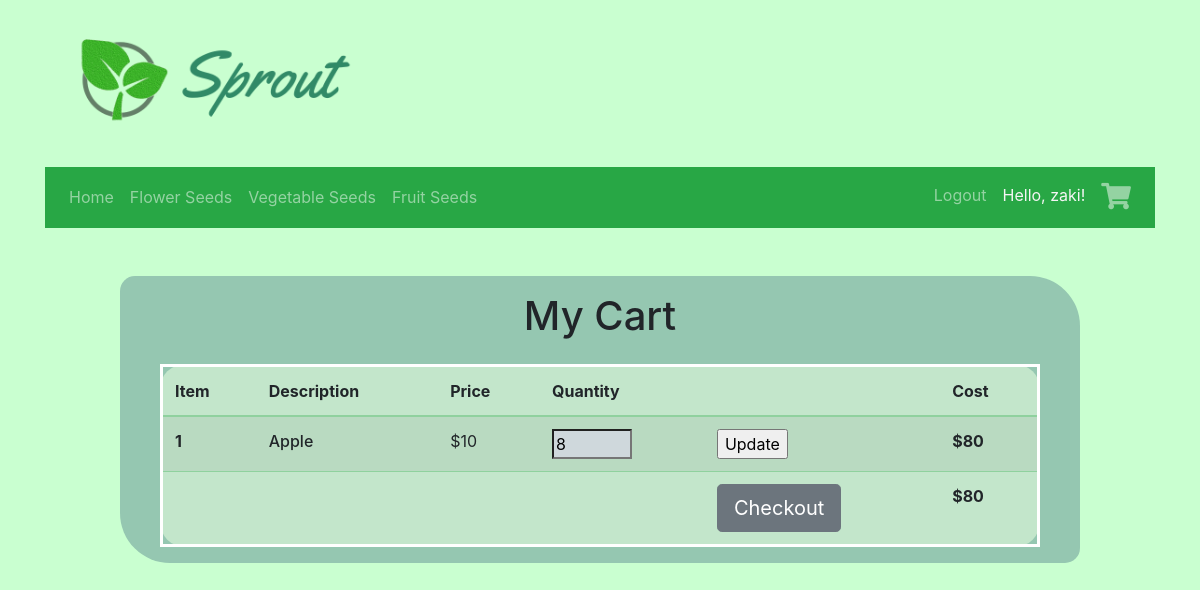
The app's page /get_cart (signed in), older data.
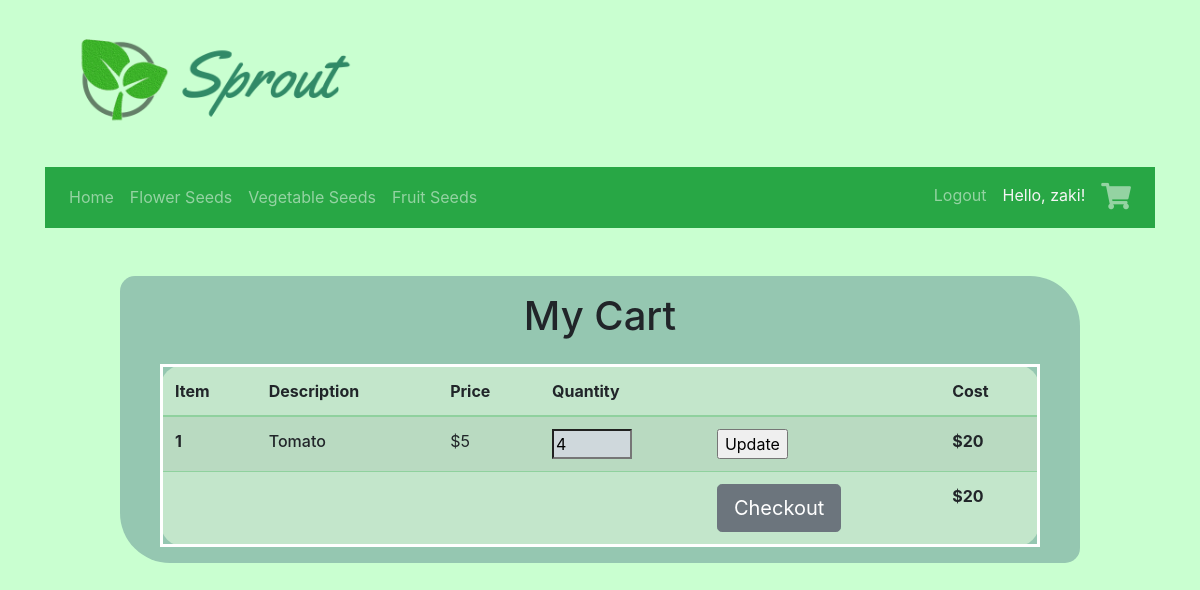
The same page, newer data.
### app/model/login.py (models this page shows, shortened)
class User(UserMixin, db.Model):
    id = db.Column(db.Integer, primary_key=True)
    username = db.Column(db.String(50), index=True, unique=True)
    email = db.Column(db.String(50), index=True, unique=True)
    password_hash = db.Column(db.String(90))
    def get(id):
        return db.session.query(User).filter(User.id == id).first()

### app/model/cart_item.py (models this page shows, shortened)
class CartItem(db.Model):
    seed_id = db.Column(db.Integer, db.ForeignKey('seed.id'), primary_key=True)
    user_id = db.Column(db.Integer, db.ForeignKey('user.id'), primary_key=True)
    quantity = db.Column(db.Integer, index=True)
    @staticmethod
    def get_for_user(user_id):
        items = db.session.query(CartItem.quantity, CartItem.seed_id, Seed.name, Seed.price).filter(CartItem.user_id == user_id).filter(CartItem.seed_id == Seed.id).all()
        '''
        result0 = []
        for i in range(len(items)):
            item = items[i]
            result.append({'quantity': item[0], 'name': item[1], 'price': item[2], 'cost': item[0]*item[2], 'n': i+1})
        app.logger.error("result0: {}".format(result0))
        '''
        result = [{'qty': item[0],'id':item[1], 'name': item[2], 'price': item[3], 'cost': item[0]*item[3], 'n': i+1} for i, item in enumerate(items)]
        return result

### app/model/seed.py (models this page shows, shortened)
class Seed(db.Model):
    id = db.Column(db.Integer, primary_key=True)
    name = db.Column(db.String(50), index=True, unique=True)
    seed_type = db.Column(db.String(50), index=True)
    price = db.Column(db.Integer, index=True)
    quantity = db.Column(db.Integer, index=True)

### app/routes/cart.py (the view)
@app.route("/get_cart", methods=['GET'])
@login_required
def get_cart():
    return CartController.get_all()

### app/controller/cart_controller.py (called while the page is built)
    @staticmethod
    def get_all():
        if current_user.is_authenticated:
            return render_template('cart/cart.html', title='Cart', members=CartItem.get_for_user(current_user.id))
        else:
            return redirect(url_for('login'))

### app/model/login.py (called while the page is built)
@login.user_loader
def user_loader(id):
    user = User.get(id)
    if user is None:
        flash('You have been automatically logged out')
    return User.query.get(int(id))

### app/templates/cart/cart.html (shortened to what this page needs)
{% extends "base.html" %}
{% block content %}
<head>
    <link rel="stylesheet" href="{{url_for ('static', filename='styles/cart.css')}}">
</head>
<main>
    <div class="order" style ="width: 60em;margin-left: auto;margin-right:auto; margin-top: 3em; border-radius: 15px 50px;">
        <div align="center" style="margin-top: 1em">
            <h1>My Cart</h1>
        </div>
        <table class="table table-striped table-success" style="width: 55em; margin-left:2.5em; margin-top:1em; border-radius: 25px; border: 3px solid white;">
            <thead>
                <tr>
                <th scope="col">Item</th>
                <th scope="col">Description</th>
                <th scope="col">Price</th>
                <th scope="col">Quantity</th>
                <th scope="col"></th>
                <th scope="col">Cost</th>
                </tr>
            </thead>
            <tbody>
                {% for item in members: %}
                <tr>
                    <th scope="row">{{ item.n }}</th>
                    <td style="font-weight: 500;">{{ item.name }}</td>
                    <td>${{ item.price }}</td>
                    <form method="post" action="{{url_for('removed', item_removed = item.id)}}">
                    <td> <input id="qty-update" type="number" name="qty" value={{ item.qty }} min="0" max="99" class="quantity-field" style="max-width: 5em;"> </td>
                    <td> <input id="update-btn" type="submit" name="delete" value="Update"></td>
                    </form>
                    <td style="font-weight: 700;">${{ item.cost }}</td>
                </tr>
                {% endfor %}
                <tr>
                    <th scope="col"></th>
                    <th scope="col"></th>
                    <th scope="col"></th>
                    <th scope="col"></th>
                    <th scope="col"><button id="checkout-button" class="btn btn-secondary btn-lg">Checkout</button></th>
                    <th scope="col"> ${{ members | sum(attribute='cost') }} </th>
                </tr>
            </tbody>
        </table>
    </div>
</main>
{% endblock %}

### app/templates/base.html (shortened to what this page needs)
<!DOCTYPE html>
<html>
<head>
    <link rel="stylesheet" href="https://maxcdn.bootstrapcdn.com/bootstrap/4.5.2/css/bootstrap.min.css">
    <link href="{{url_for('static', filename='styles/font-awesome/all.min.css')}}" rel="stylesheet">
    <link rel="stylesheet" href="{{url_for('static', filename='styles/gallery.css')}}">
</head>
<body class="body">
    <div class="container" style="margin-top:25px">
        <a href="{{ url_for('home') }}"><img src="{{url_for('static', filename='images/Sprout-Logo.png')}}"
                alt="sprout_logo" style="width:350px;"></a>
    </div>
    <div class="container" style="margin-top:25px">
        <nav class="navbar navbar-expand-sm bg-success navbar-dark" style="justify-content:space-between;">
            <ul class="navbar-nav">
                <li class="nav-item">
                    <a class="nav-link" href="{{ url_for('home') }}">Home</a>
                </li>
                <li class="nav-item">
                    <a class="nav-link" href="{{ url_for('gallery') }}?seed_type=Flower">Flower Seeds</a>
                </li>
                <li class="nav-item">
                    <a class="nav-link" href="{{ url_for('gallery') }}?seed_type=Vegetable">Vegetable Seeds</a>
                </li>
                <li class="nav-item">
                    <a class="nav-link" href="{{ url_for('gallery') }}?seed_type=Fruit">Fruit Seeds</a>
                </li>
            </ul>
            <ul class="navbar-nav">
                {% if current_user.is_authenticated %}
                <li class="nav-item">
                    <a class="nav-link" href="{{ url_for('logout') }}">Logout</a>
                </li>
                <li class="nav-item usernameText">
                    <div class="nav-link" style="color: whitesmoke; ">Hello, {{ current_user.username }}!</div>
                </li>
                <li class="nav-item">
                    <a class="nav-link" href="{{ url_for('get_cart') }}"><i class="fas fa-shopping-cart"></i></a>
                </li>
                {% endif %}
            </ul>
        </nav>
    </div>
    {% block content %}{% endblock %}
</body>
</html>

### app/static/styles/cart.css (style rules this page uses)
.order { background-color: #95c7b1; display: grid; }
.quantity-field { background-color: #cfd8dc; width:100%; }

### app/templates/base.html (style rules this page uses)
.body { background-color: #C9FFD0; -webkit-user-select: none; -ms-user-select: none; user-select: none; }
i.fas { font-size: 1.65em; }

Row changes from the older to the newer data that the page shows:
removed CartItem: n "1", name "Apple", price "10", qty "8", cost "80"
added CartItem: n "1", name "Tomato", price "5", qty "4", cost "20"
Text that changed along with them:
{{ members | sum(attribute='cost') }}: "80" → "20"
